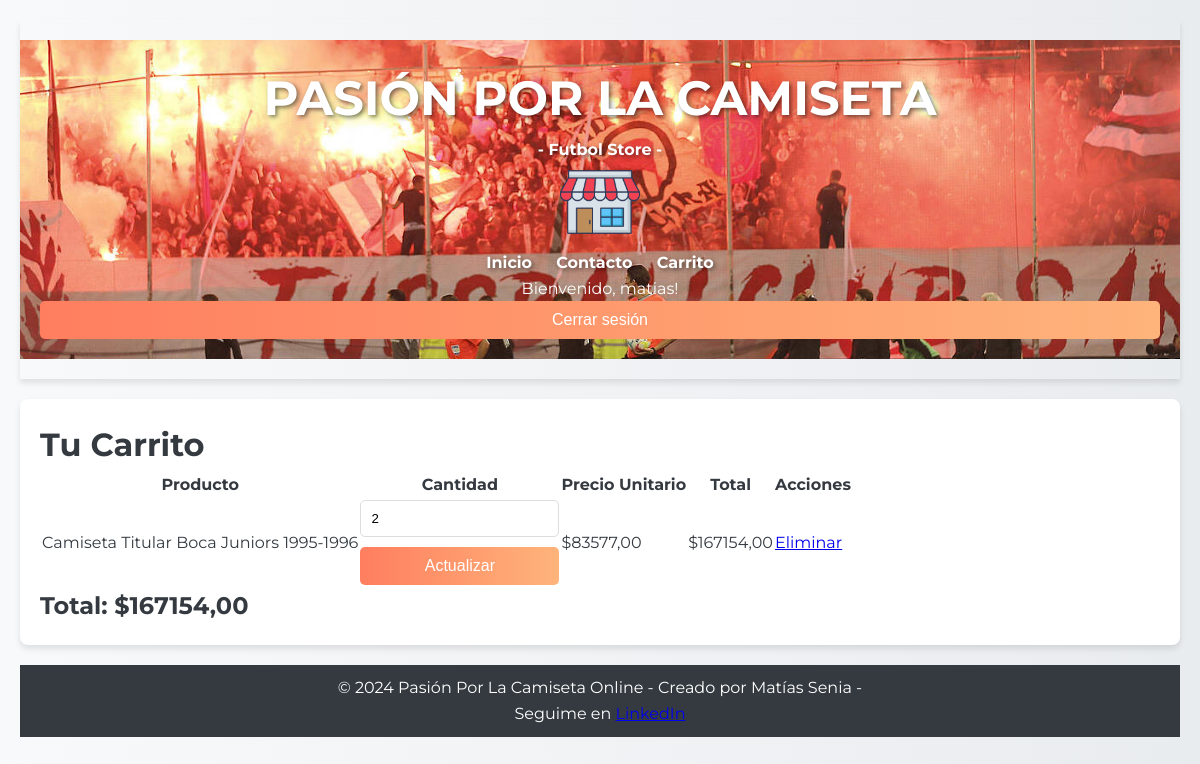
/shop/carrito/ (signed in), run on the app's committed database.
### shop/models.py (models this page shows, shortened)
class ElementoCarrito(models.Model):
    carrito = models.ForeignKey(Carrito, related_name='elementos', on_delete=models.CASCADE)
    remera = models.ForeignKey(Remera, on_delete=models.CASCADE)
    cantidad = models.PositiveIntegerField(default=1)
    def get_total_precio(self):
        return self.cantidad * self.remera.precio

class Remera(models.Model):
    TALLE_CHOICES = [
        (1, 'XS'),
        (2, 'S'),
        (3, 'M'),
        (4, 'L'),
        (5, 'XL'),
        (6, 'XXL'),
    ]
    GENERO_CHOICES = [
        (1, 'Hombre'),
        (2, 'Mujer'),
        (3, 'Unisex'),
    ]
    nombre = models.CharField(max_length=100)
    descripcion = models.TextField()
    precio = models.DecimalField(max_digits=10, decimal_places=2)
    imagen = models.ImageField(upload_to='remeras/')
    marca = models.CharField(max_length=50)
    talle = models.PositiveSmallIntegerField(choices=TALLE_CHOICES)
    color = models.CharField(max_length=50)
    lisa = models.BooleanField(default=True)
    genero = models.PositiveSmallIntegerField(choices=GENERO_CHOICES)

### shop/views.py (the view)
# urls.py: path( 'carrito/', views.carrito, name='carrito'),
@login_required
def carrito(request):
    carrito = Carrito.objects.filter(usuario=request.user, activo=True).first()
    elementos = carrito.elementos.all() if carrito else []
    total_compra = sum(elemento.get_total_precio() for elemento in elementos)
    return render(request, 'shop/carrito.html', {'carrito': carrito, 'elementos': elementos, 'total_compra':total_compra})

### shop/templates/shop/carrito.html (shortened to what this page needs)
{% extends 'shop/base.html' %}
{% block content %}
<h1>Tu Carrito</h1>
{% if elementos %}
    <table>
        <thead>
            <tr>
                <th>Producto</th>
                <th>Cantidad</th>
                <th>Precio Unitario</th>
                <th>Total</th>
                <th>Acciones</th>
            </tr>
        </thead>
        <tbody>
            {% for elemento in elementos %}
            <tr>
                <td>{{ elemento.remera.nombre }}</td>
                <td>
                    <form action="{% url 'actualizar_cantidad_elemento_carrito' elemento.id %}" method="post">
                        <input type="number" name="cantidad" value="{{ elemento.cantidad }}" min="1">
                        <button type="submit">Actualizar</button>
                    </form>
                </td>
                <td>${{ elemento.remera.precio }}</td>
                <td>${{ elemento.get_total_precio }}</td>
                <td>
                    <a href="{% url 'eliminar_elemento_carrito' elemento.id %}">Eliminar</a>
                </td>
            </tr>
            {% endfor %}
        </tbody>
    </table>
    <h2>Total: ${{ total_compra }}</h2>
{% else %}
    <p>Tu carrito está vacío.</p>
{% endif %}
{% endblock %}

### shop/templates/shop/base.html (shortened to what this page needs)
{% load static %}
<!DOCTYPE html>
<html lang="en">
<head>
    <link rel="stylesheet" href="{% static '/css/styles.css' %}">
</head>
<body>
    <header>
        <div class="header-container">
            <div class="logo">
                <h1>PASIÓN POR LA CAMISETA</h1>
                <h2> - Futbol Store - </h2>
                <a href="{% url 'home' %}">
                    <img src="{% static 'img/logo-shop.png' %}" alt="Logo de la Tienda">
                </a>
            </div>
            <nav>
                <ul>
                    <li><a href="{% url 'home' %}">Inicio</a></li>
                    <li><a href="{% url 'contacto' %}">Contacto</a></li>
                    <li><a href="{% url 'carrito' %}">Carrito</a></li>
                    {% if user.is_authenticated %}
                        <p>Bienvenido, {{ user.username }}!</p>
                        <form method="post" action="{% url 'logout' %}">
                            <button type="submit">Cerrar sesión</button>
                        </form>
                    {% else %}
                        <a href="{% url 'login' %}">Iniciar Sesión</a>
                    {% endif %}
                </ul>
            </nav>
        </div>
    </header>
    <main>
        {% block content %}
        {% endblock %}
    </main>
    <footer>
        <p>&copy; 2024 Pasión Por La Camiseta Online - Creado por Matías Senia - </p>
        <p>Seguime en <a href="https://www.linkedin.com/in/matiassenia/" target="_blank">LinkedIn</a></p>
    </footer>
</body>
</html>

### shop/static/css/styles.css (style rules this page uses)
* { margin: 0; padding: 0; box-sizing: border-box; }
body { font-family: "Montserrat", sans-serif; background: linear-gradient(to right, #f8f9fa, #e9ecef); color: #343a40; line-height: 1.6; padding: 20px; }
header { background: transparent; color: #fff; padding: 20px 0; text-align: center; box-shadow: 0 4px 6px rgba(0, 0, 0, 0.1); }
.header-container h1 { text-shadow: 2px 2px 4px rgba(0, 0, 0, 0.5); color: white; font-size: 3em; }
.header-container h2 { text-shadow: 2px 2px 4px rgba(0, 0, 0, 0.5); color: white; font-size: 1em; }
.header-container a { text-shadow: 2px 2px 4px rgba(0, 0, 0, 0.5); color: white; font-size: 1em; }
.header-container { background: url('../img/hinchadas.jpeg') no-repeat center center; background-size: cover; padding: 20px; text-align: center; }
.header-container img { max-width: 100%; height: auto; }
header .logo img { max-width: 80px; }
header nav ul { list-style: none; }
header nav ul li { display: inline; margin: 0 10px; }
header nav ul li a { color: #fff; text-decoration: none; font-weight: bold; transition: color 0.3s; }
main { padding: 20px; background: #fff; border-radius: 8px; box-shadow: 0 4px 6px rgba(0, 0, 0, 0.1); margin: 20px 0; }
footer { text-align: center; padding: 10px 0; background: #343a40; color: #fff; margin-top: 20px; }
button { background: linear-gradient(to right, #ff7e5f, #feb47b); border: none; color: #fff; padding: 10px 20px; font-size: 16px; border-radius: 5px; cursor: pointer; transition: background 0.3s; }
form { display: flex; flex-direction: column; gap: 10px; }
form input, form select, form textarea { padding: 10px; border: 1px solid #ddd; border-radius: 5px; width: 100%; }

### data on the page
ElementoCarrito: remera.nombre "Camiseta Titular Boca Juniors 1995-1996", cantidad "2", remera.precio "83577,00", get_total_precio "167154,00"

### other printed values
{{ user.username }} "matias"
{{ total_compra }} "167154,00"
